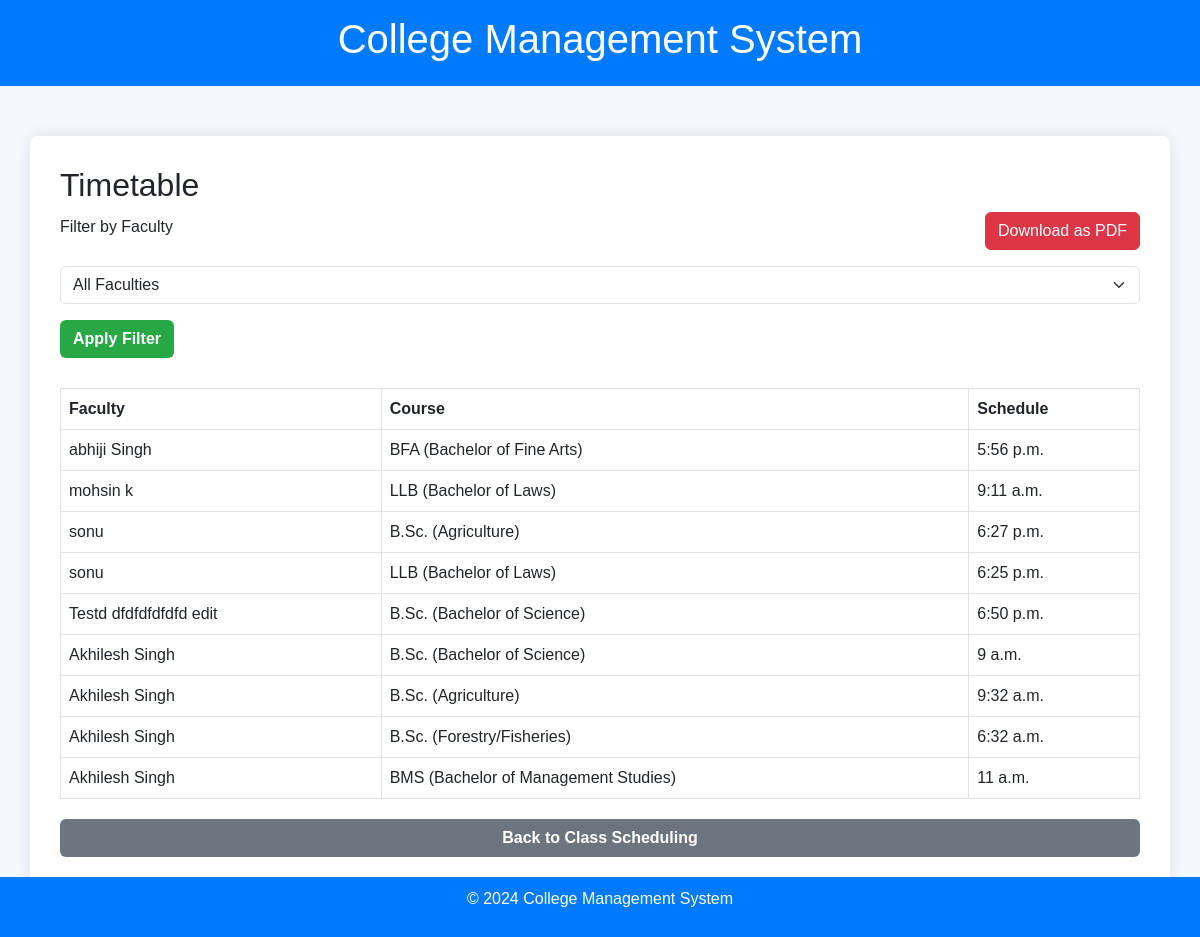
The page /view_timetable/ on the database its author committed.
### core/models.py (models this page shows, shortened)
class Schedule(models.Model):
    faculty = models.ForeignKey(Faculty, on_delete=models.CASCADE)
    course = models.ForeignKey(Course1, on_delete=models.CASCADE)  # Link to Course
    schedule_date = models.DateField(default=datetime.date(2024, 1, 1))
    schedule_time = models.TimeField(default=datetime.time(9, 0))  # Default to 9:00 AM

class Faculty(models.Model):
    name = models.CharField(max_length=100)
    email = models.EmailField(unique=True)
    phone = models.CharField(max_length=15)
    qualification = models.CharField(max_length=200)
    experience = models.PositiveIntegerField(help_text="Experience in years")
    subjects_taught = models.TextField(help_text="List of subjects taught")
    profile_picture = models.ImageField(upload_to='faculty_pictures/', blank=True, null=True)
    avg_rating = models.FloatField(default=0.0)

class Course1(models.Model):
    name = models.CharField(max_length=255)
    description = models.TextField(blank=True, null=True)

### core/views.py (the view, shortened to what this page needs)
# urls.py: path('view_timetable/', views.view_timetable, name='view_timetable'),
def view_timetable(request):
    schedules = Schedule.objects.all()
    faculty_id = request.GET.get('faculty')
    if faculty_id:
        schedules = schedules.filter(faculty_id=faculty_id)
    faculty_members = Faculty.objects.all()
    return render(request, 'faculty/view_timetable.html', {
        'schedules': schedules,
        'faculty_members': faculty_members,
        'selected_faculty_id': faculty_id,  # Pass the selected faculty ID to maintain the filter state
    })

### core/templates/faculty/view_timetable.html (shortened to what this page needs)
<!DOCTYPE html>
<html lang="en">
<head>
    <link href="https://cdn.jsdelivr.net/npm/bootstrap@5.3.0-alpha1/dist/css/bootstrap.min.css" rel="stylesheet">
</head>
<body>
    <header>
        <div class="container">
            <h1>College Management System</h1>
        </div>
    </header>
    <div class="container content-section">
        <div class="form-container">
            <h2>Timetable</h2>
            <form method="GET" action="{% url 'view_timetable' %}">
                 <div class="mb-3 d-flex align-items-center justify-content-between">
        <label for="faculty" class="form-label">Filter by Faculty</label>
        <button type="submit" name="export_pdf" value="1" class="btn btn-danger">Download as PDF</button>
    </div>
                <div class="mb-3">
                    <select id="faculty" name="faculty" class="form-select">
                        <option value="">All Faculties</option>
                    </select>
                </div>
                <button type="submit" class="btn btn-submit">Apply Filter</button>
            </form>
            <div class="table-container">
                <table class="table table-bordered mt-3">
                    <thead>
                        <tr>
                            <th>Faculty</th>
                            <th>Course</th>
                            <th>Schedule</th>
                        </tr>
                    </thead>
                    <tbody>
                        {% for schedule in schedules %}
                        <tr>
                            <td>{{ schedule.faculty.name }}</td>
                            <td>{{ schedule.course.name }}</td>
                            <td>{{ schedule.schedule_time }}</td>
                        </tr>
                        {% empty %}
                        <tr>
                            <td colspan="3">No classes scheduled yet.</td>
                        </tr>
                        {% endfor %}
                    </tbody>
                </table>
            </div>
            <a href="{% url 'class_scheduling' %}" class="btn btn-back">Back to Class Scheduling</a>
        </div>
    </div>
    <footer>
        <p>© 2024 College Management System</p>
    </footer>
</body>
</html>

### core/templates/faculty/view_timetable.html (style rules this page uses)
body { font-family: 'Arial', sans-serif; background-color: #f4f7fc; }
header { background-color: #007bff; color: white; padding: 15px 0; text-align: center; }
footer { background-color: #007bff; color: white; padding: 10px 0; text-align: center; position: fixed; width: 100%; bottom: 0; }
.content-section { padding: 50px 0; }
.form-container { background-color: white; padding: 30px; border-radius: 8px; box-shadow: 0 0 15px rgba(0, 0, 0, 0.1); }
.table-container { margin-top: 30px; }
.btn-submit { background-color: #28a745; color: white; font-weight: bold; }
.btn-back { background-color: #6c757d; color: white; font-weight: bold; margin-top: 20px; display: block; width: 100%; }

### rows shown on the page
Schedule: faculty.name "abhiji Singh", course.name "BFA (Bachelor of Fine Arts)", schedule_time "5:56 p.m."
Schedule: faculty.name "mohsin k", course.name "LLB (Bachelor of Laws)", schedule_time "9:11 a.m."
Schedule: faculty.name "sonu", course.name "B.Sc. (Agriculture)", schedule_time "6:27 p.m."
Schedule: faculty.name "sonu", course.name "LLB (Bachelor of Laws)", schedule_time "6:25 p.m."
Schedule: faculty.name "Testd dfdfdfdfdfd edit", course.name "B.Sc. (Bachelor of Science)", schedule_time "6:50 p.m."
Schedule: faculty.name "Akhilesh Singh", course.name "B.Sc. (Bachelor of Science)", schedule_time "9 a.m."
Schedule: faculty.name "Akhilesh Singh", course.name "B.Sc. (Agriculture)", schedule_time "9:32 a.m."
Schedule: faculty.name "Akhilesh Singh", course.name "B.Sc. (Forestry/Fisheries)", schedule_time "6:32 a.m."
Schedule: faculty.name "Akhilesh Singh", course.name "BMS (Bachelor of Management Studies)", schedule_time "11 a.m."
